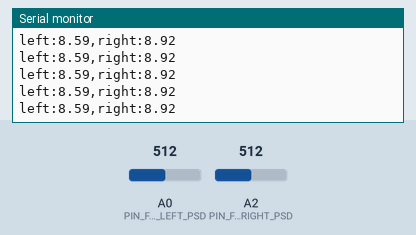
Simulated run of this sketch. Board: Arduino Uno, built with avr-gcc and run on an emulated ATmega328P. On the bench: the last lines printed to the serial monitor. The inputs (shaded band) are chosen by the test bench; at power-on: A0 (PIN_FRONT_LEFT_PSD) = 512, A2 (PIN_FRONT_RIGHT_PSD) = 512.

Above: at 1.2 s.
1.3 s: A0 (PIN_FRONT_LEFT_PSD) set to 0
At 1.33 s:
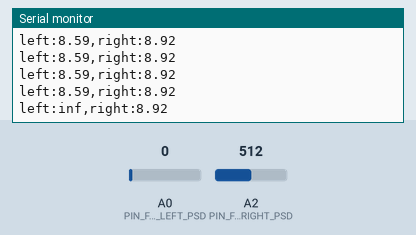
3.2 s: A2 (PIN_FRONT_RIGHT_PSD) set to 0
At 3.26 s:
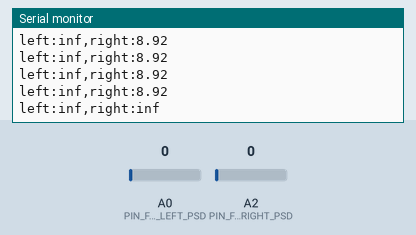
5.1 s: A0 (PIN_FRONT_LEFT_PSD) set to 122
At 5.18 s:
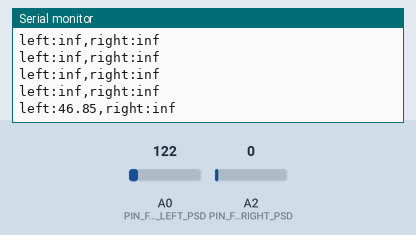
7.0 s: A2 (PIN_FRONT_RIGHT_PSD) set to 122
At 7.0 s:
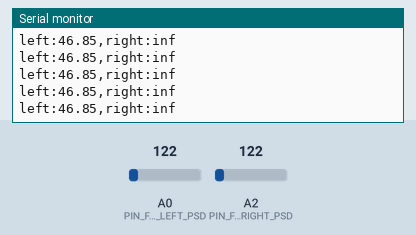

The sketch:

MobileManipulator-Blackberry-09-02-PSD-SerialPlotter.ino
```cpp
//////////////  전방 PSD센서

#define PIN_FRONT_LEFT_PSD    A0 // 매니퓰레이터 전방 좌측 PSD센서 연결 핀
#define PIN_FRONT_RIGHT_PSD   A2 // 매니퓰레이터 전방 우측 PSD센서 연결 핀

//////////////  메인 프로그램

void setup() {
  Serial.begin( 115200 );
}

void loop() {
  int frontLeftPSDValue = analogRead( PIN_FRONT_LEFT_PSD );  // PSD left 값 읽기
  int frontRightPSDValue = analogRead( PIN_FRONT_RIGHT_PSD ); // PSD right 값 읽기

  //float leftDistance = 1/((frontLeftPSDValue*2.059e-4) - 1.473e-3);
  //float rightDistance = 1/((frontRightPSDValue*2.773e-4) - 3.84e-2);

  float leftDistance = 13768 * pow(frontLeftPSDValue, -1.183);   // 전방 좌측 거리 추세 함수
  float rightDistance = 15911 * pow(frontRightPSDValue, -1.2);     // 전방 우측 거리 추세 함수

  Serial.print( "left:" ); // 시리얼 모니터에 "left : "를 출력
  Serial.print( leftDistance ); // frontLeftPSDValue변수의 값을 출력
  Serial.print( ",right:" );
  Serial.print( rightDistance );
  Serial.println(); // 시리얼 모니터 개행
  delay(100);
}
```

Measured:
- after the input at 1.3 s, the serial monitor: prints a new line at once (image 1)
- after the input at 3.2 s, the serial monitor: prints a new line after 0.05 s (image 2)
- after the input at 5.1 s, the serial monitor: prints a new line after 0.07 s (image 3)
